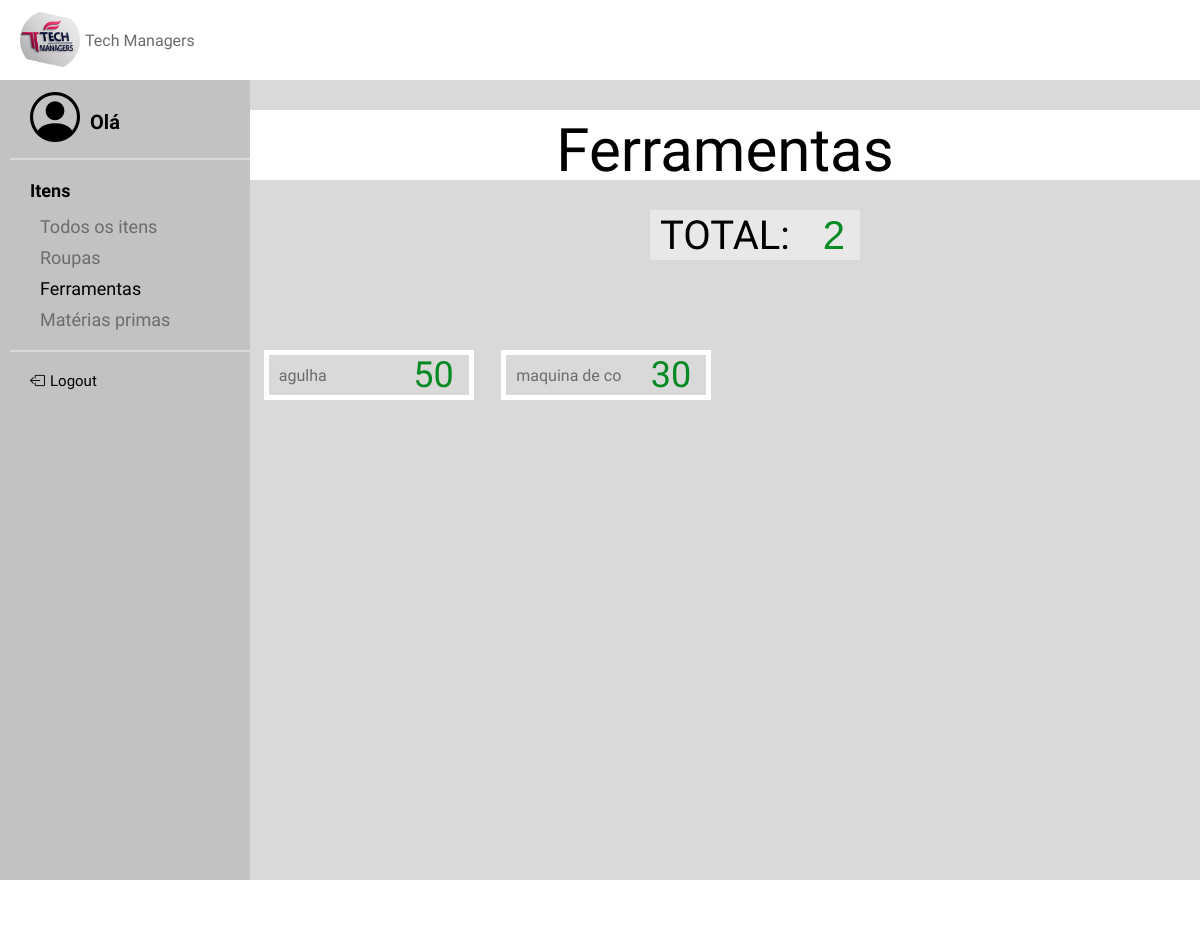
The app's page /TelaAFe, older data.
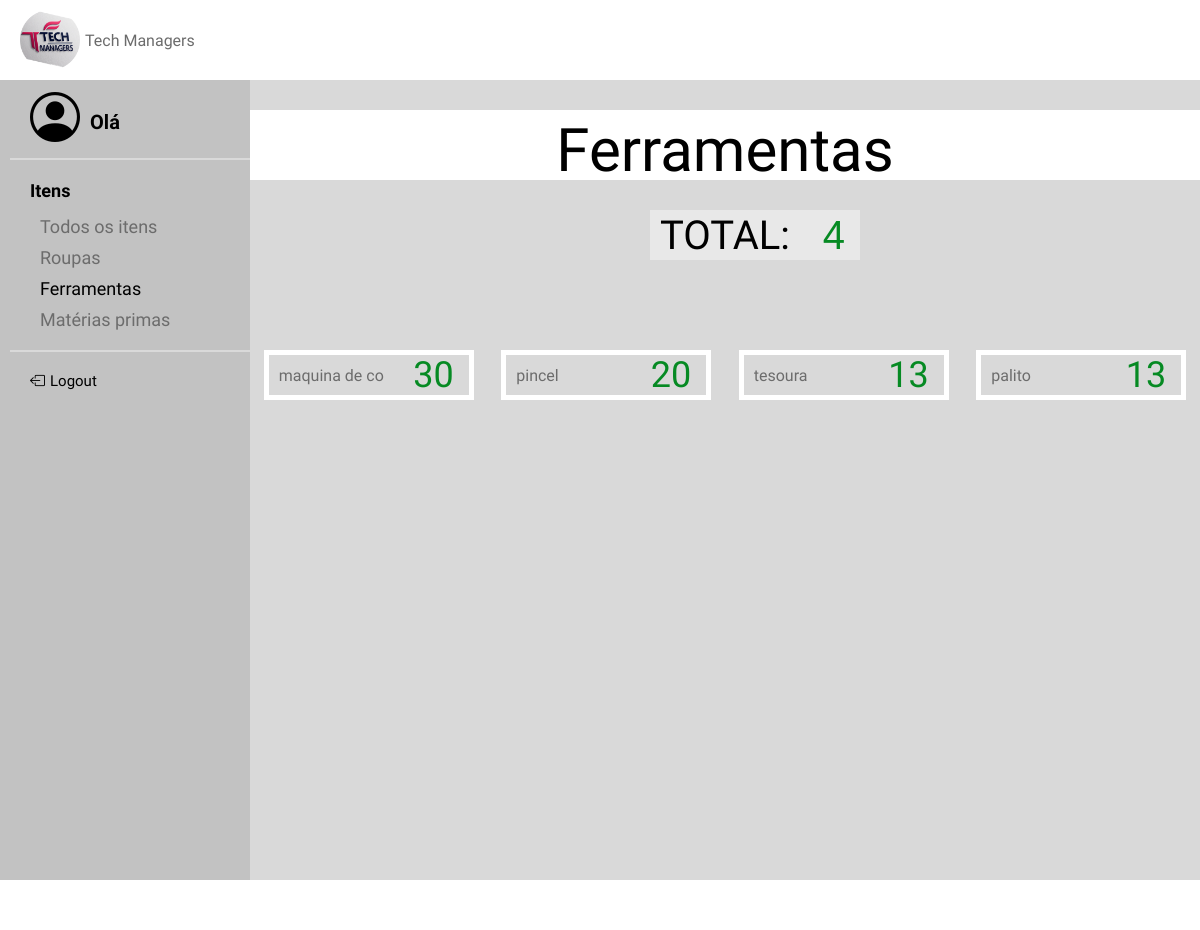
The same page, newer data.
### models.py (models this page shows, shortened)
class ITEM(Base):
    __tablename__ = 'item'
    id = Column(Integer, primary_key=True, unique=True, nullable=False, index=True)
    nome = Column(String(40), nullable=False, index=True)
    tipo = Column(String(40), nullable=False, index=True)
    quantidade = Column(Integer, nullable=False, index=True)

### app.py (the view)
@app.route('/TelaAFe')
def tela_ferramentas():
    itens = ITEM.query.filter_by(tipo="Ferramenta").all()
    return render_template("TelaAFerramentas.html", itens=itens)

### templates/TelaAFerramentas.html
{% extends "base.html" %}
{% block conteudo %}
    <link rel="stylesheet" href="/static/TelaAFerramentas.css">
    <div class="container">
        <div id="numero">
            <p class="titulo">Ferramentas</p>
        </div>
        <div id="total">
            <p for="numero" id="textonumero"> TOTAL: </p>
            <input type="number" id="camponumero" name="numero" value="{{ itens | length }}" readonly>
        </div>
        <div class="cards">
           {% for item in itens %}
                <div class="card">
                    <form class="input-group">
                        <input type="text" id="nome" name="nome" value="{{ item.nome }}" readonly>
                        <input type="number" id="quantidade" name="quantidade" value="{{ item.quantidade }}" disabled>
                    </form>
                </div>
        {% endfor %}
        </div>
    </div>
{% endblock %}

Row changes from the older to the newer data that the page shows:
removed ITEM: nome "agulha", quantidade "50"
added ITEM: nome "pincel", quantidade "20"
added ITEM: nome "tesoura", quantidade "13"
added ITEM: nome "palito", quantidade "13"
Text that changed along with them:
form field numero: "2" → "4"
